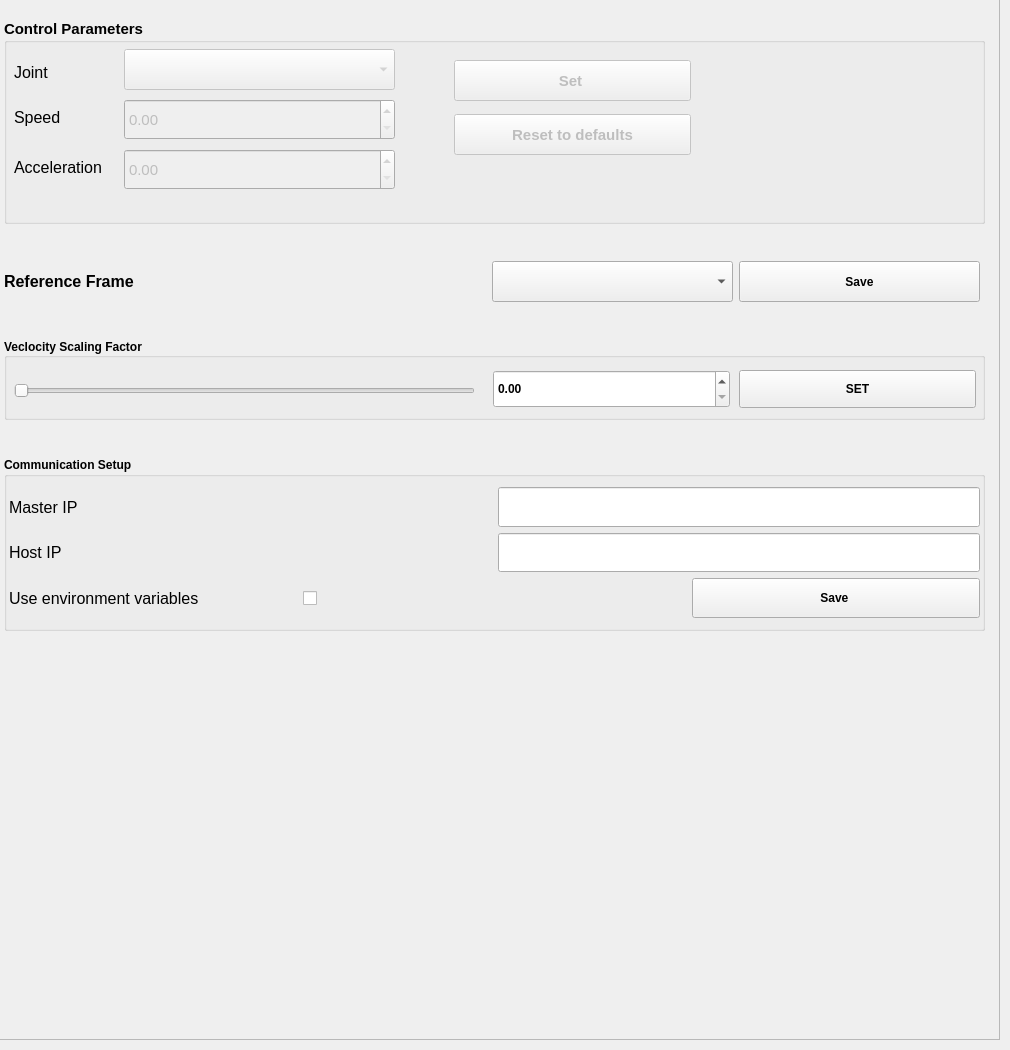
          <widget class="QWidget" name="settings_tab">
           <attribute name="title">
            <string>SETTINGS</string>
           </attribute>
           <widget class="QFrame" name="control_parameters_frame">
            <property name="enabled">
             <bool>true</bool>
            </property>
            <property name="geometry">
             <rect>
              <x>-1</x>
              <y>-1</y>
              <width>1001</width>
              <height>1041</height>
             </rect>
            </property>
            <property name="frameShape">
             <enum>QFrame::StyledPanel</enum>
            </property>
            <property name="frameShadow">
             <enum>QFrame::Raised</enum>
            </property>
            <widget class="QWidget" name="verticalLayoutWidget_8">
             <property name="geometry">
              <rect>
               <x>0</x>
               <y>0</y>
               <width>991</width>
               <height>1041</height>
              </rect>
             </property>
             <layout class="QVBoxLayout" name="verticalLayout_15" stretch="2,20,3,4,3,8,3,17,40">
              <property name="leftMargin">
               <number>5</number>
              </property>
              <property name="rightMargin">
               <number>5</number>
              </property>
              <item>
               <spacer name="verticalSpacer_28">
                <property name="orientation">
                 <enum>Qt::Vertical</enum>
                </property>
                <property name="sizeHint" stdset="0">
                 <size>
                  <width>20</width>
                  <height>40</height>
                 </size>
                </property>
               </spacer>
              </item>
              <item>
               <widget class="QGroupBox" name="groupBox_3">
                <property name="enabled">
                 <bool>true</bool>
                </property>
                <property name="font">
                 <font>
                  <pointsize>11</pointsize>
                  <weight>75</weight>
                  <bold>true</bold>
                 </font>
                </property>
                <property name="title">
                 <string>Control Parameters</string>
                </property>
                <widget class="QLabel" name="label_16">
                 <property name="geometry">
                  <rect>
                   <x>10</x>
                   <y>45</y>
                   <width>71</width>
                   <height>17</height>
                  </rect>
                 </property>
                 <property name="font">
                  <font>
                   <pointsize>12</pointsize>
                   <weight>50</weight>
                   <bold>false</bold>
                  </font>
                 </property>
                 <property name="text">
                  <string>Joint</string>
                 </property>
                </widget>
                <widget class="QComboBox" name="joint_names_comboBox">
                 <property name="enabled">
                  <bool>false</bool>
                 </property>
                 <property name="geometry">
                  <rect>
                   <x>120</x>
                   <y>30</y>
                   <width>271</width>
                   <height>41</height>
                  </rect>
                 </property>
                 <property name="sizePolicy">
                  <sizepolicy hsizetype="Preferred" vsizetype="Preferred">
                   <horstretch>0</horstretch>
                   <verstretch>0</verstretch>
                  </sizepolicy>
                 </property>
                 <property name="font">
                  <font>
                   <pointsize>11</pointsize>
                   <weight>50</weight>
                   <bold>false</bold>
                  </font>
                 </property>
                </widget>
                <widget class="QLabel" name="label_17">
                 <property name="geometry">
                  <rect>
                   <x>10</x>
                   <y>90</y>
                   <width>67</width>
                   <height>17</height>
                  </rect>
                 </property>
                 <property name="font">
                  <font>
                   <pointsize>12</pointsize>
                   <weight>50</weight>
                   <bold>false</bold>
                  </font>
                 </property>
                 <property name="text">
                  <string>Speed</string>
                 </property>
                </widget>
                <widget class="QDoubleSpinBox" name="speed_doubleSpinBox">
                 <property name="enabled">
                  <bool>false</bool>
                 </property>
                 <property name="geometry">
                  <rect>
                   <x>120</x>
                   <y>80</y>
                   <width>271</width>
                   <height>41</height>
                  </rect>
                 </property>
                 <property name="sizePolicy">
                  <sizepolicy hsizetype="Minimum" vsizetype="Preferred">
                   <horstretch>0</horstretch>
                   <verstretch>0</verstretch>
                  </sizepolicy>
                 </property>
                 <property name="font">
                  <font>
                   <weight>50</weight>
                   <bold>false</bold>
                  </font>
                 </property>
                </widget>
                <widget class="QLabel" name="label_21">
                 <property name="geometry">
                  <rect>
                   <x>10</x>
                   <y>140</y>
                   <width>101</width>
                   <height>17</height>
                  </rect>
                 </property>
                 <property name="font">
                  <font>
                   <pointsize>12</pointsize>
                   <weight>50</weight>
                   <bold>false</bold>
                  </font>
                 </property>
                 <property name="text">
                  <string>Acceleration</string>
                 </property>
                </widget>
                <widget class="QDoubleSpinBox" name="acc_doubleSpinBox">
                 <property name="enabled">
                  <bool>false</bool>
                 </property>
                 <property name="geometry">
                  <rect>
                   <x>120</x>
                   <y>130</y>
                   <width>271</width>
                   <height>41</height>
                  </rect>
                 </property>
                 <property name="sizePolicy">
                  <sizepolicy hsizetype="Minimum" vsizetype="Preferred">
                   <horstretch>0</horstretch>
                   <verstretch>0</verstretch>
                  </sizepolicy>
                 </property>
                 <property name="font">
                  <font>
                   <weight>50</weight>
                   <bold>false</bold>
                  </font>
                 </property>
                </widget>
                <widget class="QPushButton" name="btn_set">
                 <property name="enabled">
                  <bool>false</bool>
                 </property>
                 <property name="geometry">
                  <rect>
                   <x>450</x>
                   <y>41</y>
                   <width>237</width>
                   <height>41</height>
                  </rect>
                 </property>
                 <property name="sizePolicy">
                  <sizepolicy hsizetype="Minimum" vsizetype="Preferred">
                   <horstretch>0</horstretch>
                   <verstretch>0</verstretch>
                  </sizepolicy>
                 </property>
                 <property name="text">
                  <string>Set </string>
                 </property>
                </widget>
                <widget class="QPushButton" name="btn_reset">
                 <property name="enabled">
                  <bool>false</bool>
                 </property>
                 <property name="geometry">
                  <rect>
                   <x>450</x>
                   <y>95</y>
                   <width>237</width>
                   <height>41</height>
                  </rect>
                 </property>
                 <property name="sizePolicy">
                  <sizepolicy hsizetype="Minimum" vsizetype="Preferred">
                   <horstretch>0</horstretch>
                   <verstretch>0</verstretch>
                  </sizepolicy>
                 </property>
                 <property name="text">
                  <string>Reset to defaults</string>
                 </property>
                </widget>
               </widget>
              </item>
              <item>
               <spacer name="verticalSpacer_27">
                <property name="orientation">
                 <enum>Qt::Vertical</enum>
                </property>
                <property name="sizeHint" stdset="0">
                 <size>
                  <width>20</width>
                  <height>40</height>
                 </size>
                </property>
               </spacer>
              </item>
              <item>
               <layout class="QHBoxLayout" name="horizontalLayout_15" stretch="50,25,25">
                <property name="leftMargin">
                 <number>0</number>
                </property>
                <property name="rightMargin">
                 <number>5</number>
                </property>
                <item>
                 <widget class="QLabel" name="label_36">
                  <property name="font">
                   <font>
                    <pointsize>12</pointsize>
                    <weight>75</weight>
                    <bold>true</bold>
                   </font>
                  </property>
                  <property name="text">
                   <string>Reference Frame</string>
                  </property>
                 </widget>
                </item>
                <item>
                 <widget class="QComboBox" name="referenceFrameCB">
                  <property name="sizePolicy">
                   <sizepolicy hsizetype="Preferred" vsizetype="Preferred">
                    <horstretch>0</horstretch>
                    <verstretch>0</verstretch>
                   </sizepolicy>
                  </property>
                 </widget>
                </item>
                <item>
                 <widget class="QPushButton" name="saveReferenceFrame">
                  <property name="sizePolicy">
                   <sizepolicy hsizetype="Minimum" vsizetype="Preferred">
                    <horstretch>0</horstretch>
                    <verstretch>0</verstretch>
                   </sizepolicy>
                  </property>
                  <property name="font">
                   <font>
                    <weight>75</weight>
                    <bold>true</bold>
                   </font>
                  </property>
                  <property name="text">
                   <string>Save</string>
                  </property>
                 </widget>
                </item>
               </layout>
              </item>
              <item>
               <spacer name="verticalSpacer_11">
                <property name="orientation">
                 <enum>Qt::Vertical</enum>
                </property>
                <property name="sizeHint" stdset="0">
                 <size>
                  <width>20</width>
                  <height>40</height>
                 </size>
                </property>
               </spacer>
              </item>
              <item>
               <widget class="QGroupBox" name="groupBox_6">
                <property name="font">
                 <font>
                  <weight>75</weight>
                  <bold>true</bold>
                 </font>
                </property>
                <property name="title">
                 <string>Veclocity Scaling Factor</string>
                </property>
                <property name="alignment">
                 <set>Qt::AlignLeading|Qt::AlignLeft|Qt::AlignVCenter</set>
                </property>
                <widget class="QSlider" name="vel_scale_factor_slider">
                 <property name="geometry">
                  <rect>
                   <x>10</x>
                   <y>32</y>
                   <width>461</width>
                   <height>41</height>
                  </rect>
                 </property>
                 <property name="sizePolicy">
                  <sizepolicy hsizetype="Expanding" vsizetype="Preferred">
                   <horstretch>0</horstretch>
                   <verstretch>0</verstretch>
                  </sizepolicy>
                 </property>
                 <property name="maximum">
                  <number>100</number>
                 </property>
                 <property name="singleStep">
                  <number>5</number>
                 </property>
                 <property name="sliderPosition">
                  <number>0</number>
                 </property>
                 <property name="orientation">
                  <enum>Qt::Horizontal</enum>
                 </property>
                </widget>
                <widget class="QDoubleSpinBox" name="vel_scale_dsb">
                 <property name="geometry">
                  <rect>
                   <x>489</x>
                   <y>32</y>
                   <width>237</width>
                   <height>38</height>
                  </rect>
                 </property>
                 <property name="sizePolicy">
                  <sizepolicy hsizetype="Minimum" vsizetype="Preferred">
                   <horstretch>0</horstretch>
                   <verstretch>0</verstretch>
                  </sizepolicy>
                 </property>
                 <property name="maximum">
                  <double>1.000000000000000</double>
                 </property>
                 <property name="singleStep">
                  <double>0.050000000000000</double>
                 </property>
                </widget>
                <widget class="QPushButton" name="btn_set_vel_scale_factor">
                 <property name="geometry">
                  <rect>
                   <x>735</x>
                   <y>32</y>
                   <width>237</width>
                   <height>38</height>
                  </rect>
                 </property>
                 <property name="sizePolicy">
                  <sizepolicy hsizetype="Minimum" vsizetype="Preferred">
                   <horstretch>0</horstretch>
                   <verstretch>0</verstretch>
                  </sizepolicy>
                 </property>
                 <property name="text">
                  <string>SET</string>
                 </property>
                </widget>
               </widget>
              </item>
              <item>
               <spacer name="verticalSpacer_9">
                <property name="orientation">
                 <enum>Qt::Vertical</enum>
                </property>
                <property name="sizeHint" stdset="0">
                 <size>
                  <width>20</width>
                  <height>38</height>
                 </size>
                </property>
               </spacer>
              </item>
              <item>
               <widget class="QGroupBox" name="groupBox_7">
                <property name="font">
                 <font>
                  <weight>75</weight>
                  <bold>true</bold>
                 </font>
                </property>
                <property name="title">
                 <string>Communication Setup</string>
                </property>
                <widget class="QWidget" name="verticalLayoutWidget_9">
                 <property name="geometry">
                  <rect>
                   <x>0</x>
                   <y>30</y>
                   <width>981</width>
                   <height>131</height>
                  </rect>
                 </property>
                 <layout class="QVBoxLayout" name="verticalLayout_18">
                  <property name="topMargin">
                   <number>0</number>
                  </property>
                  <item>
                   <layout class="QHBoxLayout" name="horizontalLayout_22" stretch="50,50">
                    <property name="leftMargin">
                     <number>5</number>
                    </property>
                    <property name="rightMargin">
                     <number>5</number>
                    </property>
                    <item>
                     <widget class="QLabel" name="label_92">
                      <property name="font">
                       <font>
                        <pointsize>12</pointsize>
                        <weight>50</weight>
                        <bold>false</bold>
                       </font>
                      </property>
                      <property name="text">
                       <string>Master IP</string>
                      </property>
                     </widget>
                    </item>
                    <item>
                     <widget class="QLineEdit" name="master_ip">
                      <property name="sizePolicy">
                       <sizepolicy hsizetype="Expanding" vsizetype="Preferred">
                        <horstretch>0</horstretch>
                        <verstretch>0</verstretch>
                       </sizepolicy>
                      </property>
                     </widget>
                    </item>
                   </layout>
                  </item>
                  <item>
                   <layout class="QHBoxLayout" name="horizontalLayout_25" stretch="50,50">
                    <property name="leftMargin">
                     <number>5</number>
                    </property>
                    <property name="rightMargin">
                     <number>5</number>
                    </property>
                    <item>
                     <widget class="QLabel" name="label_93">
                      <property name="font">
                       <font>
                        <pointsize>12</pointsize>
                        <weight>50</weight>
                        <bold>false</bold>
                       </font>
                      </property>
                      <property name="text">
                       <string>Host IP</string>
                      </property>
                     </widget>
                    </item>
                    <item>
                     <widget class="QLineEdit" name="host_ip">
                      <property name="sizePolicy">
                       <sizepolicy hsizetype="Expanding" vsizetype="Preferred">
                        <horstretch>0</horstretch>
                        <verstretch>0</verstretch>
                       </sizepolicy>
                      </property>
                     </widget>
                    </item>
                   </layout>
                  </item>
                  <item>
                   <layout class="QHBoxLayout" name="horizontalLayout_27" stretch="30,5,35,30">
                    <property name="leftMargin">
                     <number>5</number>
                    </property>
                    <property name="rightMargin">
                     <number>5</number>
                    </property>
                    <item>
                     <widget class="QLabel" name="label_94">
                      <property name="font">
                       <font>
                        <family>Ubuntu</family>
                        <pointsize>12</pointsize>
                        <weight>50</weight>
                        <bold>false</bold>
                        <kerning>false</kerning>
                       </font>
                      </property>
                      <property name="text">
                       <string>Use environment variables</string>
                      </property>
                     </widget>
                    </item>
                    <item>
                     <widget class="QCheckBox" name="env_var_cb">
                      <property name="sizePolicy">
                       <sizepolicy hsizetype="Minimum" vsizetype="Preferred">
                        <horstretch>0</horstretch>
                        <verstretch>0</verstretch>
                       </sizepolicy>
                      </property>
                      <property name="font">
                       <font>
                        <weight>50</weight>
                        <bold>false</bold>
                       </font>
                      </property>
                      <property name="text">
                       <string/>
                      </property>
                     </widget>
                    </item>
                    <item>
                     <spacer name="horizontalSpacer_9">
                      <property name="orientation">
                       <enum>Qt::Horizontal</enum>
                      </property>
                      <property name="sizeHint" stdset="0">
                       <size>
                        <width>40</width>
                        <height>20</height>
                       </size>
                      </property>
                     </spacer>
                    </item>
                    <item>
                     <widget class="QPushButton" name="btn_save_comm_settings">
                      <property name="sizePolicy">
                       <sizepolicy hsizetype="Minimum" vsizetype="Preferred">
                        <horstretch>0</horstretch>
                        <verstretch>0</verstretch>
                       </sizepolicy>
                      </property>
                      <property name="text">
                       <string>Save </string>
                      </property>
                     </widget>
                    </item>
                   </layout>
                  </item>
                 </layout>
                </widget>
               </widget>
              </item>
              <item>
               <spacer name="verticalSpacer_10">
                <property name="orientation">
                 <enum>Qt::Vertical</enum>
                </property>
                <property name="sizeHint" stdset="0">
                 <size>
                  <width>20</width>
                  <height>40</height>
                 </size>
                </property>
               </spacer>
              </item>
             </layout>
            </widget>
           </widget>
          </widget>
